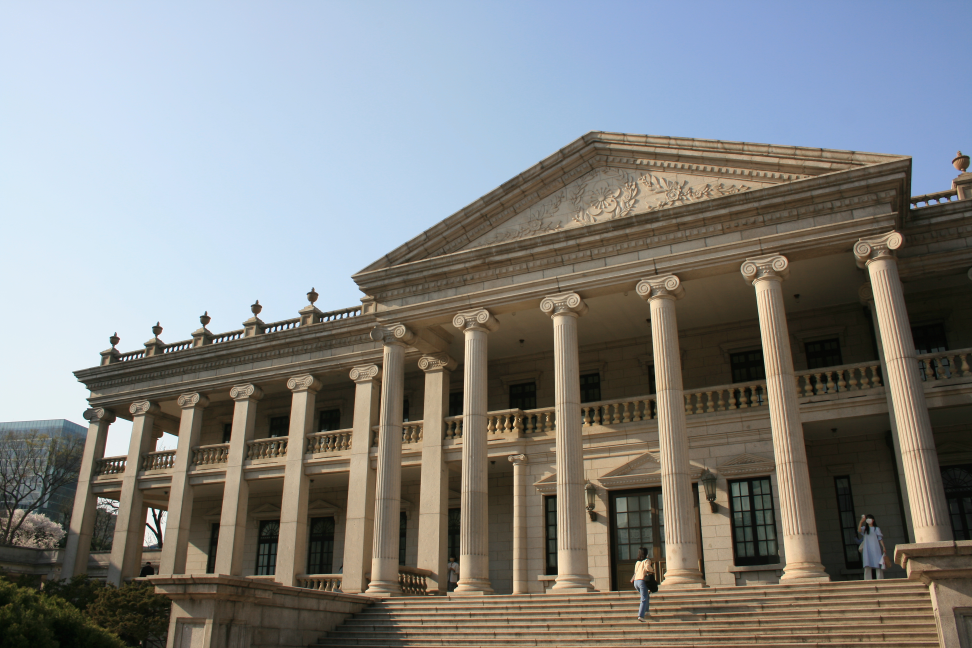
#> input picture testImage.JPG, 3888 x 2592 px (shown at 1/4 size); the run also reads 1 picture not shown here
$ python openCVFunction.py   (older library calls are emulated)
#> lines starting #> are read from the running program, lines starting #| are printed output that depends on the picture
import cv2
import matplotlib.pyplot as plt
import numpy as np

whiteImg = cv2.imread('./white.png')
srcImg = cv2.imread('./testImage.JPG')
#> srcImg is the input picture: shape (2592, 3888, 3); mean B, G, R 129.5, 131, 130.2

#직선그리기
cv2.line(whiteImg, (50, 50), (200, 50), 5)

#텍스트 그리기
text = "Hello, This is OpenCV project"
cv2.putText(whiteImg, text, (50, 50), cv2.FONT_HERSHEY_SIMPLEX, 0.8, (0,0,255), 1, cv2.LINE_AA)

cv2.imshow("TextInputTest", whiteImg)
#컬러 매핑
grayImage = cv2.cvtColor(srcImg, cv2.COLOR_BGR2GRAY)

srcImg = cv2.resize(srcImg, dsize=(640,480), interpolation=cv2.INTER_AREA)
#> srcImg: shape (480, 640, 3)
grayImage = cv2.resize(grayImage, dsize=(640, 480), interpolation=cv2.INTER_AREA)
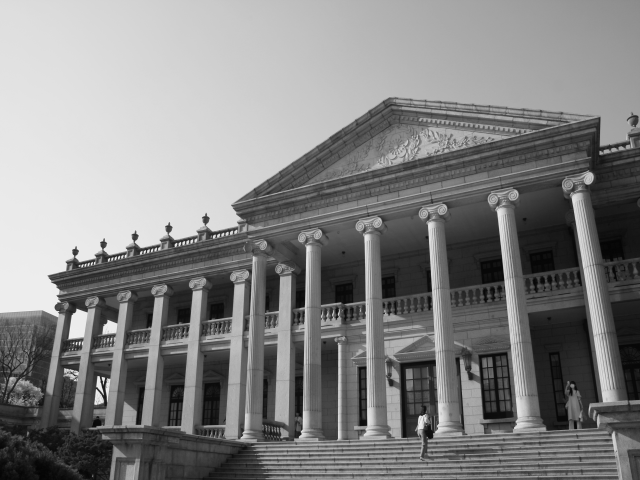
#> grayImage: shape (480, 640); min 3, max 241, mean 130.6

cv2.imshow("src Image", srcImg)

cv2.imshow("gray Image", grayImage)

#이미지 대칭
dst = cv2.flip(srcImg, -1)
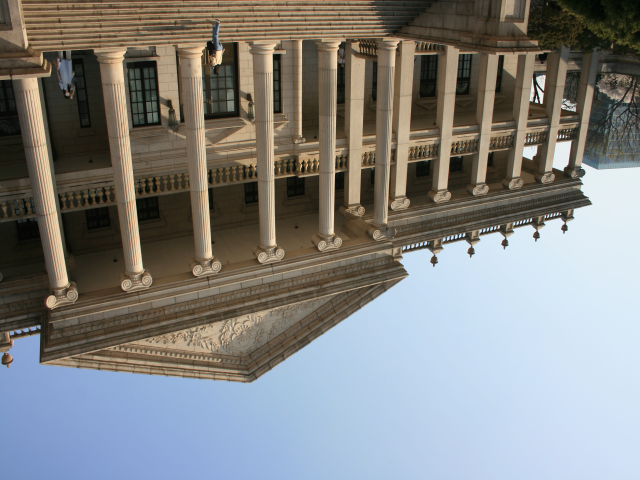
#> dst: shape (480, 640, 3); mean B, G, R 129.5, 131, 130.2
cv2.imshow("Flip Image", dst)


#회색 영상의 히스토그램 구하기
hist = cv2.calcHist([grayImage], [0,], None, [256], [0,256])
#> hist = 256 values, max 3071 at index 224, min 0 at index 0, mean 1200
plt.plot(hist)

cv2.imshow("gray Image", grayImage)

plt.show()
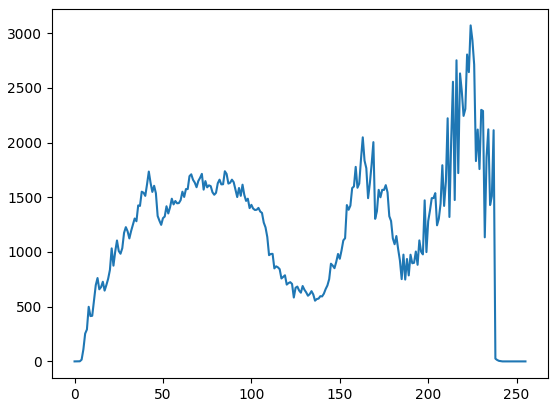
#> figure drawn by matplotlib, 1 panel; curve peaks at x = 224, y = 3071

#rgb 영상을 채널별로 분리하여 각 색상별 그래프 plot
channels = cv2.split(srcImg)

colors = ['b', 'g', 'r']
for ch, color in zip(channels, colors):
    hist = cv2.calcHist([ch], [0], None, [256], [0, 256])
    plt.plot(hist, color = color)
#> this loop made 3 passes
#> color on passes 1 to 3: 'b', 'g', 'r'

cv2.imshow("src Image", srcImg)
plt.show()
#> figure, not shown here; curve peaks at x = 247, y = 11275; curve peaks at x = 226, y = 3110; curve peaks at x = 209, y = 3346


#affine transform
rows, cols = srcImg.shape[:2]
#> rows = 480; cols = 640
pts1 = np.float32([[0,0], [cols-1,0], [0,rows-1]])
#> pts1 = [[0, 0], [639, 0], [0, 479]]
pts2 = np.float32([[100, 0], [cols-100, 100], [cols-400, 250]])
#> pts2 = [[100, 0], [540, 100], [240, 250]]

mat = cv2.getAffineTransform(pts1, pts2)
#> mat = [[0.689, 0.292, 100], [0.156, 0.522, 0]]
affineImg = cv2.warpAffine(srcImg, mat, None)
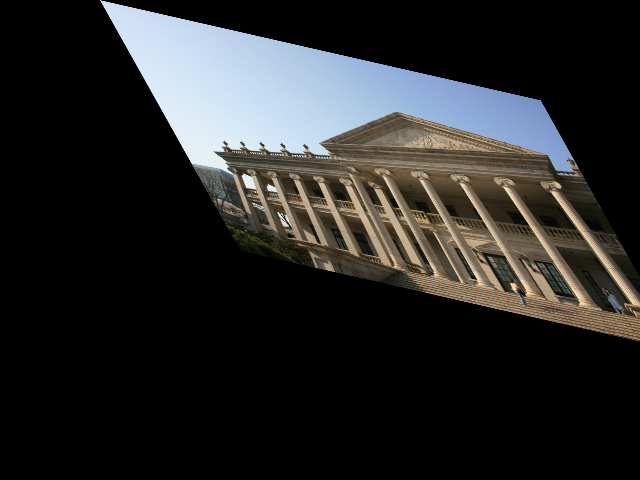
#> affineImg: shape (480, 640, 3); mean B, G, R 40.4, 40.7, 40.4

cv2.imshow("affine Image", affineImg)

cv2.waitKey()
cv2.destroyAllWindows()

#해리스 코너 추출
gray = cv2.cvtColor(srcImg, cv2.COLOR_BGR2GRAY)

corner = cv2.cornerHarris(gray, 2, 3, 0.04)
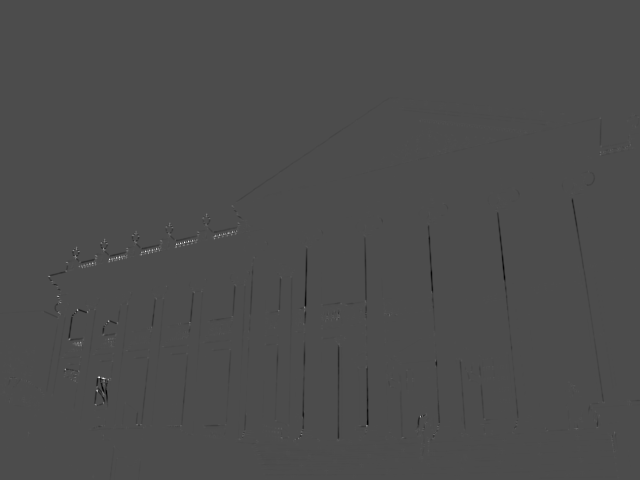
#> corner: shape (480, 640) float32; min -0.0114, max 0.0266, mean -2.85e-05; drawn with min black and max white
# 변화량 결과의 최대값 10% 이상의 좌표 구하기 ---②
coord = np.where(corner > 0.1* corner.max())
#> coord = 431 positions, rows 152 to 439, columns 48 to 614
coord = np.stack((coord[1], coord[0]), axis=-1)
#> coord = 431 pairs, first value 48 to 614, second value 152 to 439

# 코너 좌표에 동그리미 그리기
for x, y in coord:
    cv2.circle(srcImg, (x,y), 5, (0,0,255), 1, cv2.LINE_AA)
#> this loop made 431 passes
#> (x, y) on passes 1 to 3: (600, 152), (600, 154), (232, 206)
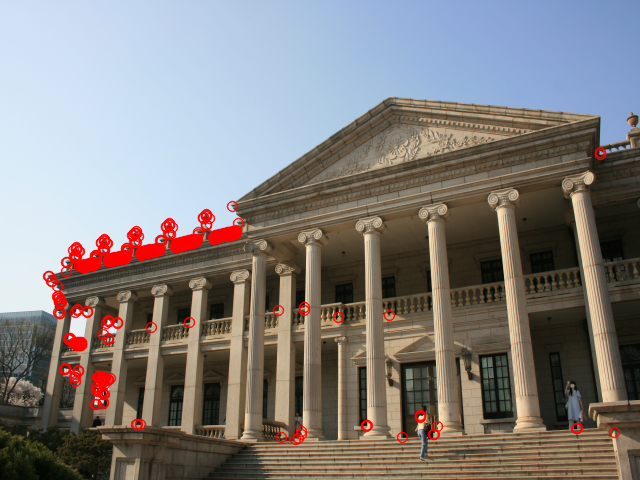
#> srcImg: shape (480, 640, 3); mean B, G, R 127, 128.3, 132.7

# 변화량을 영상으로 표현하기 위해서 0~255로 정규화
#corner_norm = cv2.normalize(corner, None, 0, 255, cv2.NORM_MINMAX, cv2.CV_8U)

#corner_norm = cv2.cvtColor(corner_norm, cv2.COLOR_GRAY2BGR)
#merged = np.hstack((corner_norm, srcImg))
cv2.imshow('Harris Corner', srcImg)
cv2.waitKey()
cv2.destroyAllWindows()

#FAST 특징점 검출기
gray = cv2.cvtColor(srcImg, cv2.COLOR_BGR2GRAY)

# FASt 특징 검출기 생성
fast = cv2.FastFeatureDetector_create(50)
# 특징점 검출
keypoints = fast.detect(gray, None)
#> keypoints = 726 keypoints; strongest (x, y, size): (77, 310, 7), (108, 321, 7), (69, 336, 7), (419, 417, 7)
# 특징점 그리기
srcImg = cv2.drawKeypoints(srcImg, keypoints, None)
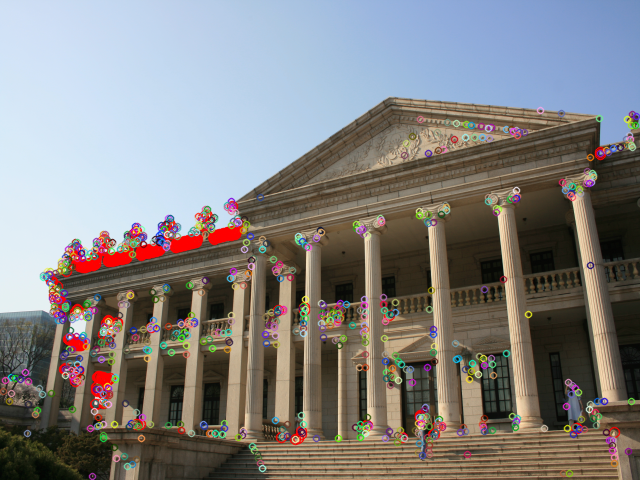
#> srcImg: shape (480, 640, 3); mean B, G, R 128.9, 129.7, 131.7

cv2.imshow('FAST', srcImg)
cv2.waitKey()
cv2.destroyAllWindows()
